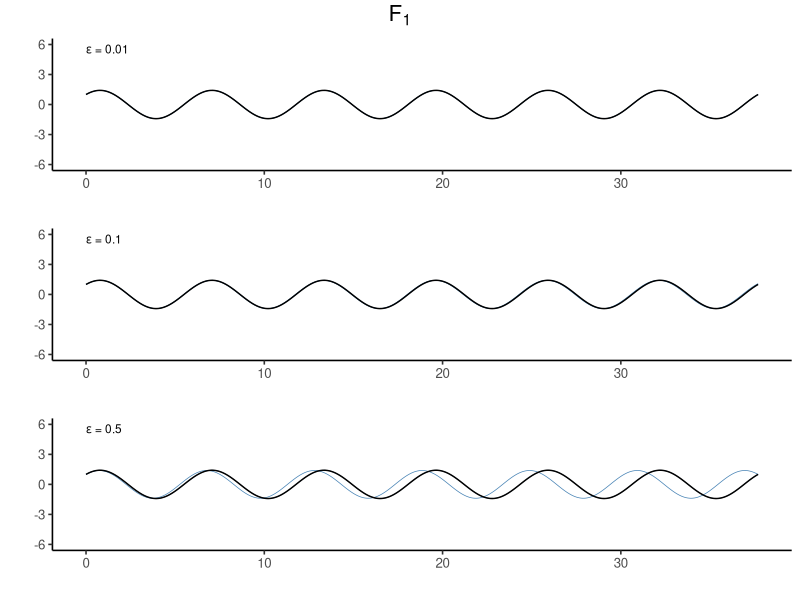
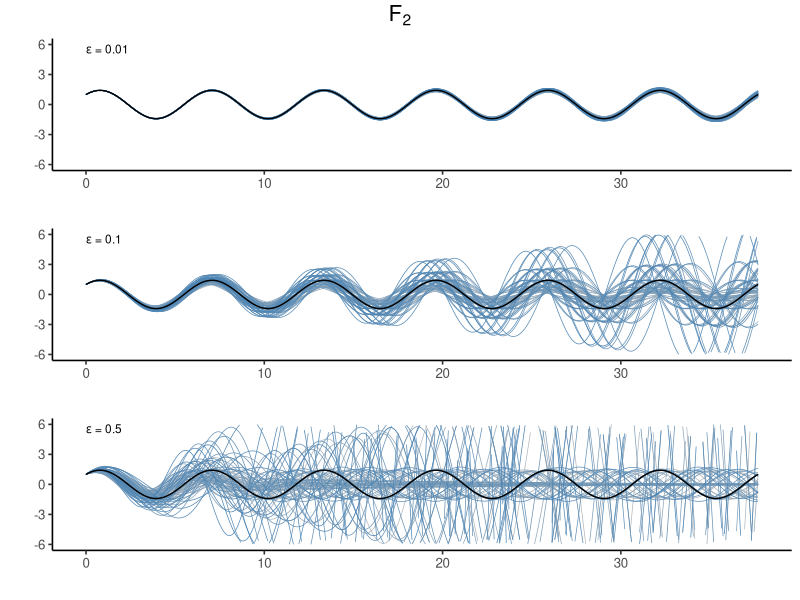
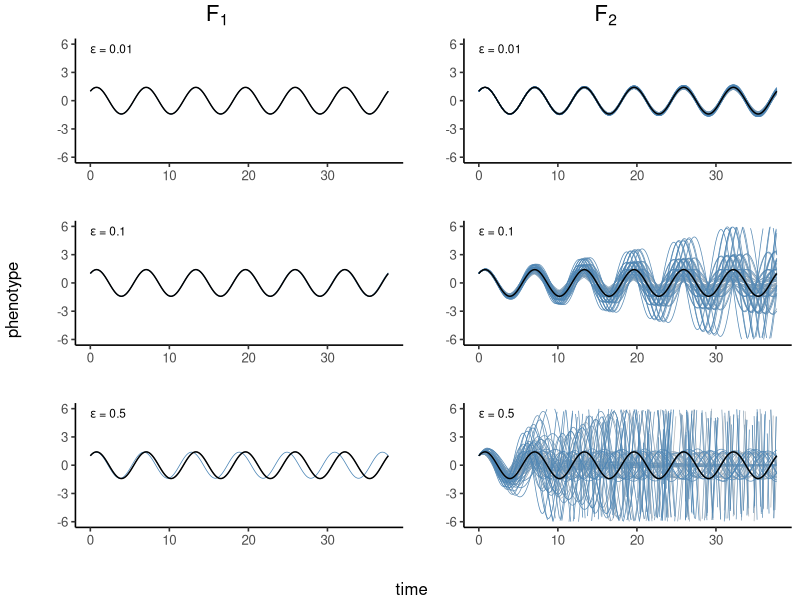
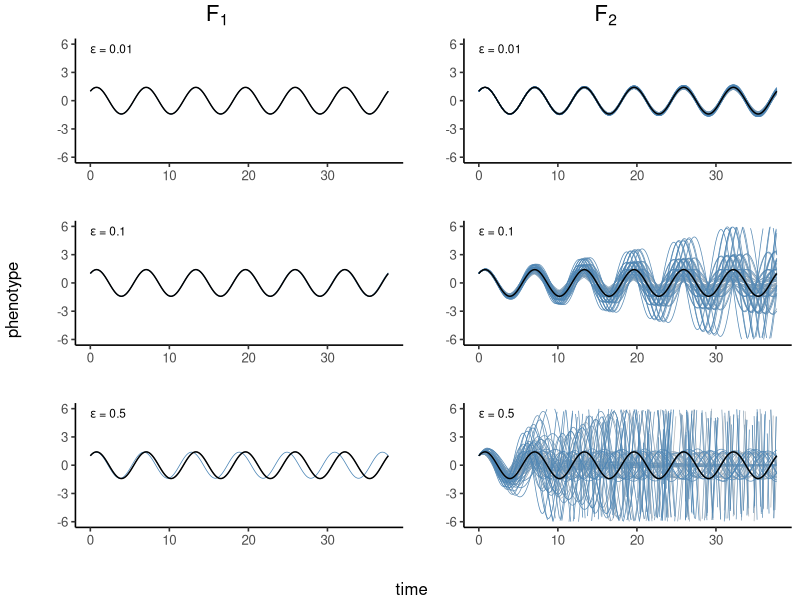

These charts were generated, in order, by the following R code:
library(expm)
library(grid)
library(gridExtra)
library(ggplot2)
library(ggpubr)
library(reshape2)
library(cowplot)
library(grDevices)


A0 <- matrix(c(0,-1,1,0), nrow=2)
B <- matrix(c(1,1), ncol=1)
C <- matrix(c(1,0), nrow=1)

A_fn <- function (tau) { 
    matrix(c(tau/(tau+1), -(2*tau*(tau+1)+1)/(tau+1), 
             1/(tau+1), -tau/(tau+1)), nrow=2) 
}

tt <- seq(0,6*2*pi, length.out=500)

h <- function (t,tau=0,A=A_fn(tau)) { sapply(t, function (tt) C %*% expm(tt*A) %*% B) }


F1 <- function (tau1,tau2) { (A_fn(tau1)+A_fn(tau2))/2 }

get_F2s <- function(tau1, tau2) 
{
    vc <- function(tau1, tau2, x, y) 
    {
        out <- c(A_fn(tau1)[x,y], A_fn(tau2)[x,y])
        return(out)
    }
    mlist <- list()
    count <- 1
    for (i in 1:2) 
    {
        for (j in 1:2) 
        {
            for (k in 1:2) 
            {
                for (l in 1:2)
                {
                    mlist[[count]] <- matrix(c(vc(tau1, tau2, 1, 1)[i], vc(tau1, tau2, 2, 1)[j], vc(tau1, tau2, 1, 2)[k], vc(tau1, tau2, 2, 2)[l]),2,2)
                    count <- count + 1
                }
            }
        }
    }
    f2list <- list()
    count2 <- 1
    for(i in 1:length(mlist)) 
    {
        for (j in 1:length(mlist))
        {
            f2list[[count2]] <- (mlist[[i]] + mlist[[j]])/2
            count2 <- count2 + 1
        }
    }
    return(unique(f2list))
}


hhf0 <- sapply( list(A_fn(0), A_fn(0)), function (A) { sapply(tt, h, A=A) } )

hhf1_1 <- sapply( list(A_fn(0), A_fn(0.01), F1(0, 0.01)), function (A) { sapply(tt, h, A=A) } )
hhf1_2 <- sapply( list(A_fn(0), A_fn(0.1), F1(0, 0.1)), function (A) { sapply(tt, h, A=A) } )
hhf1_3 <- sapply( list(A_fn(0), A_fn(0.5), F1(0, 0.5)), function (A) { sapply(tt, h, A=A) } )

hhf2_1 <- sapply( get_F2s(0, 0.01), function (A) { sapply(tt, h, A=A) } )
hhf2_2 <- sapply( get_F2s(0, 0.1), function (A) { sapply(tt, h, A=A) } )
hhf2_3 <- sapply( get_F2s(0, 0.5), function (A) { sapply(tt, h, A=A) } )



cf <- colorRampPalette(colors = c("grey", "steelblue"))
#cf <- colorRampPalette(colors = palette())
hx <- data.frame("value"=hhf0[,1], "time"=tt, "variable"="parent")

#F1s 

k <- data.frame(hhf1_1)
k$time <- tt
pl11 <- (melt(k, id.vars = "time")) %>% ggplot(aes(x=time, y=value, group=variable, col=variable)) + 
    geom_line(size=0.25) + theme_classic(12) + theme(legend.position = "none") + 
    scale_color_manual(values = cf(3)) + ylim(c(-6,6)) + xlab("") + ylab("") +
    geom_line(data=hx, aes(x=time, y=value), color="black", size=0.5) + 
    annotate(geom = "text", label=expression(paste(epsilon, " = 0.01")), x=0, y=6, hjust=0, vjust=1, size=3)

k <- data.frame(hhf1_2)
k$time <- tt
pl12 <- (melt(k, id.vars = "time")) %>% ggplot(aes(x=time, y=value, group=variable, col=variable)) + 
    geom_line(size=0.25) + theme_classic(12) + theme(legend.position = "none") + 
    scale_color_manual(values = cf(3)) + ylim(c(-6,6)) + xlab("") + ylab("") + 
    geom_line(data=hx, aes(x=time, y=value), color="black", size=0.5) + 
    annotate(geom = "text", label=expression(paste(epsilon, " = 0.1")), x=0, y=6, hjust=0, vjust=1, size=3)

k <- data.frame(hhf1_3)
k$time <- tt
pl13 <- (melt(k, id.vars = "time")) %>% ggplot(aes(x=time, y=value, group=variable, col=variable)) + 
    geom_line(size=0.25) + theme_classic(12) + theme(legend.position = "none") + 
    scale_color_manual(values = cf(3)) + ylim(c(-6,6)) + xlab("") + ylab("") +
    geom_line(data=hx, aes(x=time, y=value), color="black", size=0.5) + 
    annotate(geom = "text", label=expression(paste(epsilon, " = 0.5")), x=0, y=6, hjust=0, vjust=1, size=3)

#F2s 
k <- data.frame(hhf2_1)
k$time <- tt
pl21 <- (melt(k, id.vars = "time")) %>% ggplot(aes(x=time, y=value, group=variable, col=variable)) + 
    geom_line(size=0.25) + theme_classic(12) + theme(legend.position = "none") + 
    scale_color_manual(values = cf(81)) + ylim(c(-6,6)) + xlab("") + ylab("") +
    geom_line(data=hx, aes(x=time, y=value), color="black", size=0.5) + 
    annotate(geom = "text", label=expression(paste(epsilon, " = 0.01")), x=0, y=6, hjust=0, vjust=1, size=3)

k <- data.frame(hhf2_2)
k$time <- tt
pl22 <- (melt(k, id.vars = "time")) %>% ggplot(aes(x=time, y=value, group=variable, col=variable)) + 
    geom_line(size=0.25) + theme_classic(12) + theme(legend.position = "none") + 
    scale_color_manual(values = cf(81)) + ylim(c(-6,6)) + xlab("") + ylab("") +
    geom_line(data=hx, aes(x=time, y=value), color="black", size=0.5) + 
    annotate(geom = "text", label=expression(paste(epsilon, " = 0.1")), x=0, y=6, hjust=0, vjust=1, size=3)

k <- data.frame(hhf2_3)
k$time <- tt
pl23 <- (melt(k, id.vars = "time")) %>% ggplot(aes(x=time, y=value, group=variable, col=variable)) + 
    geom_line(size=0.25) + theme_classic(12) + theme(legend.position = "none") + 
    scale_color_manual(values = cf(81)) + ylim(c(-6,6)) + xlab("") + ylab("") +
    geom_line(data=hx, aes(x=time, y=value), color="black", size=0.5) + 
    annotate(geom = "text", label=expression(paste(epsilon, " = 0.5")), x=0, y=6, hjust=0, vjust=1, size=3)

tr.grob <- textGrob(bquote(F[2]), 
                    gp=gpar(fontface="bold", col="black", fontsize=16))
tl.grob <- textGrob(bquote(F[1]), 
                    gp=gpar(fontface="bold", col="black", fontsize=16))
x.grob <- textGrob("time", 
                   gp=gpar(col="black", fontsize=12))
y.grob <- textGrob("phenotype", 
                   gp=gpar(col="black", fontsize=12), rot = 90)

k1 <- plot_grid(pl11, pl12, pl13, ncol=1)
k2 <- plot_grid(pl21, pl22, pl23, ncol=1)

k11 <- grid.arrange(k1, top=tl.grob)
k22 <- grid.arrange(k2, top=tr.grob)

k0 <- plot_grid(k11, k22, nrow = 1)

k00 <- grid.arrange(k0, bottom=x.grob, left=y.grob)
out <- ggdraw(k00)
ggsave(out, width=14, height=10, dpi=1000, filename="blue_hybrids2.pdf", scale=0.5)
